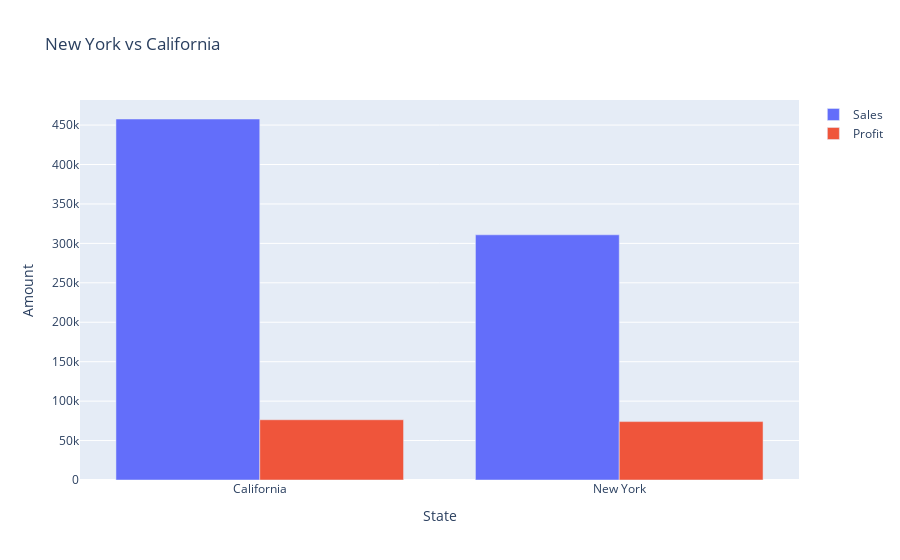

Notebook source saved alongside this figure:
### Code cell
import plotly.graph_objects as go

fig = go.Figure(data=[
    go.Bar(name='Sales', x=sales_and_profit['State'], y=sales_and_profit['Sales']),
    go.Bar(name='Profit', x=sales_and_profit['State'], y=sales_and_profit['Profit'])
])

fig.update_layout(barmode='group', title='New York vs California', xaxis_title='State', yaxis_title='Amount')
fig.show()

### Figure 1 — Plotly figure (JSON) as saved in the notebook; plotly's stock layout.template omitted (floating-point values rounded to 4 significant figures)
{"data": [{"name": "Sales", "type": "bar", "x": ["California", "New York"], "y": [457700.0, 310900.0]}, {"name": "Profit", "type": "bar", "x": ["California", "New York"], "y": [76380.0, 74040.0]}], "layout": {"barmode": "group", "title": {"text": "New York vs California"}, "xaxis": {"title": {"text": "State"}}, "yaxis": {"title": {"text": "Amount"}}}}
